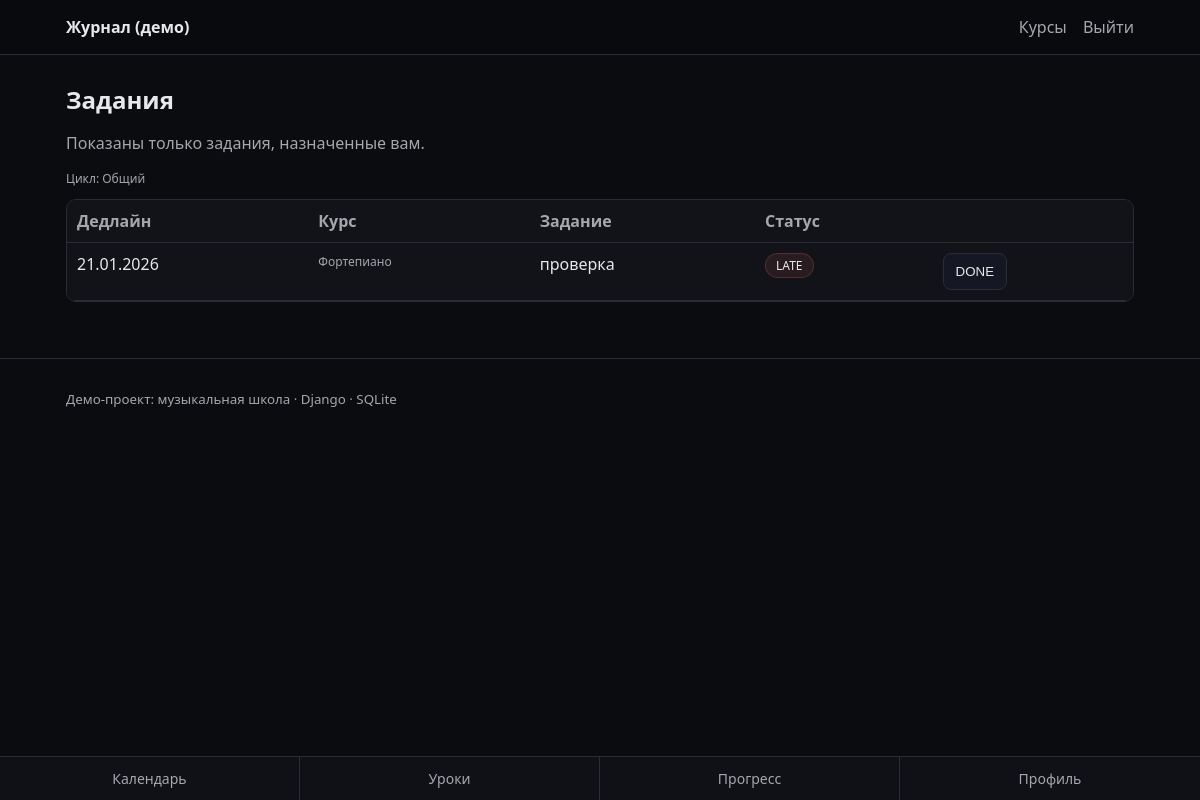
The page /assignments/ (signed in) on the database its author committed.
### apps/accounts/models.py (models this page shows, shortened)
class Profile(models.Model):
    class Role(models.TextChoices):
        ADMIN = "ADMIN", "Администратор"
        TEACHER = "TEACHER", "Преподаватель"
        STUDENT = "STUDENT", "Ученик"
        PARENT = "PARENT", "Родитель"
    class Cycle(models.TextChoices):
        GENERAL = "GENERAL", "Общий"
        BASIC = "BASIC", "Базовый"
        ACCELERATED = "ACCELERATED", "Ускоренный"
        EXTRA = "EXTRA", "Дополнительный"
    user = models.OneToOneField(settings.AUTH_USER_MODEL, on_delete=models.CASCADE, related_name="profile")
    role = models.CharField(max_length=16, choices=Role.choices)
    cycle = models.CharField(max_length=16, choices=Cycle.choices, default=Cycle.GENERAL)

### apps/homework/models.py (models this page shows, shortened)
class AssignmentTarget(models.Model):
    class Status(models.TextChoices):
        TODO = "TODO", "TODO"
        DONE = "DONE", "DONE"
    assignment = models.ForeignKey(Assignment, on_delete=models.CASCADE, related_name="targets")
    student = models.ForeignKey(settings.AUTH_USER_MODEL, on_delete=models.CASCADE, related_name="assignment_targets")
    status = models.CharField(max_length=10, choices=Status.choices, default=Status.TODO)
    student_comment = models.TextField(blank=True, default="")
    updated_at = models.DateTimeField(auto_now=True)
    class Meta:
        unique_together = ("assignment", "student")

class Assignment(models.Model):
    course = models.ForeignKey(Course, on_delete=models.CASCADE, related_name="assignments")
    title = models.CharField(max_length=200)
    description = models.TextField(blank=True, default="")
    due_date = models.DateField()
    created_by = models.ForeignKey(
        settings.AUTH_USER_MODEL,
        on_delete=models.CASCADE,
        related_name="created_assignments",
    )
    created_at = models.DateTimeField(auto_now_add=True)
    class Meta:
        ordering = ("due_date", "id")

### apps/school/models.py (models this page shows, shortened)
class Course(models.Model):
    name = models.CharField(max_length=200)
    course_type = models.ForeignKey(CourseType, on_delete=models.PROTECT, related_name="courses")
    teacher = models.ForeignKey(
        settings.AUTH_USER_MODEL,
        on_delete=models.SET_NULL,
        null=True,
        blank=True,
        related_name="teaching_courses",
    )

### apps/homework/views.py (the view, shortened to what this page needs)
# urls.py: path("assignments/", assignment_list, name="assignment_list"),
@login_required
def assignment_list(request):
    profile = request.user.profile
    cycle = request.GET.get("cycle") or ""
    if profile.role == Profile.Role.STUDENT:
        targets = (
            AssignmentTarget.objects.filter(student=request.user)
            .select_related("assignment", "assignment__course")
            .order_by("assignment__due_date", "assignment_id")
        )
        rows = []
        for t in targets:
            a = t.assignment
            rows.append({"target": t, "assignment": a, "status": _effective_status(a, t)})
        return render(request, "homework/assignment_list.html", {"mode": "STUDENT", "rows": rows, "student": request.user})

### apps/homework/views.py (called while the page is built)
def _effective_status(assignment: Assignment, target: AssignmentTarget | None) -> str:
    if target and target.status == AssignmentTarget.Status.DONE:
        return "DONE"
    if assignment.due_date < date.today():
        return "LATE"
    return "TODO"

### templates/homework/assignment_list.html (shortened to what this page needs)
{% extends "base.html" %}
{% block content %}
  <h1>Задания</h1>
  {% if mode == "TEACHER" %}
    <div style="display:flex; gap:12px; align-items:center; flex-wrap:wrap;">
      <p class="muted" style="margin:0;">Ваши созданные задания и число назначений.</p>
      <a class="btn" href="/assignments/create/">Создать задание</a>
    </div>
    <form method="get" class="form-row" style="margin: 12px 0;">
      <label class="muted small" for="cycle">Цикл учеников</label>
      <select id="cycle" name="cycle" class="input" onchange="this.form.submit()">
        <option value="">Все циклы</option>
        {% for value, label in cycle_options %}
          <option value="{{ value }}"{% if cycle == value %} selected{% endif %}>{{ label }}</option>
        {% endfor %}
      </select>
      <noscript><button class="btn" type="submit">Показать</button></noscript>
    </form>
    {% if not rows %}
      <p class="muted">Вы ещё не создавали задания.</p>
    {% else %}
      <div class="table-wrap">
        <table class="table">
          <thead>
            <tr>
              <th>Дедлайн</th>
              <th>Курс</th>
              <th>Задание</th>
              <th>Назначено</th>
            </tr>
          </thead>
          <tbody>
            {% for r in rows %}
              <tr>
                <td>{{ r.assignment.due_date|date:"d.m.Y" }}</td>
                <td class="muted small">{{ r.assignment.course.name }}</td>
                <td>
                  <div>{{ r.assignment.title }}</div>
                  {% if r.assignment.description %}
                    <div class="muted small">{{ r.assignment.description }}</div>
                  {% endif %}
                </td>
                <td><span class="tag">{{ r.count_targets }}</span></td>
              </tr>
            {% endfor %}
          </tbody>
        </table>
      </div>
      <p class="muted small">
        Оценки выставляются в “Прогресс” → курс → “Ввод оценок”. Домашние задания появляются там автоматически.
      </p>
    {% endif %}
  {% elif mode == "STUDENT" %}
    <p class="muted">Показаны только задания, назначенные вам.</p>
    <p class="muted small">Цикл: {{ student.profile.get_cycle_display }}</p>
    {% if not rows %}
      <p class="muted">Назначенных заданий пока нет.</p>
    {% else %}
      <div class="table-wrap">
        <table class="table">
          <thead>
            <tr>
              <th>Дедлайн</th>
              <th>Курс</th>
              <th>Задание</th>
              <th>Статус</th>
              <th></th>
            </tr>
          </thead>
          <tbody>
            {% for r in rows %}
              <tr>
                <td>{{ r.assignment.due_date|date:"d.m.Y" }}</td>
                <td class="muted small">{{ r.assignment.course.name }}</td>
                <td>
                  <div>{{ r.assignment.title }}</div>
                </td>
                <td>
                  <span class="badge badge-{{ r.status|lower }}">{{ r.status }}</span>
                </td>
                <td>
                  {% if r.target.status != "DONE" %}
                    <form method="post" action="/assignments/targets/{{ r.target.id }}/mark_done/">
                      <button class="btn" type="submit">DONE</button>
                    </form>
                  {% else %}
                    <span class="muted">—</span>
                  {% endif %}
                </td>
              </tr>
            {% endfor %}
          </tbody>
        </table>
      </div>
    {% endif %}
  {% else %}
    <p class="muted">Недоступно.</p>
  {% endif %}
{% endblock %}

### static/css/main.css (style rules this page uses)
:root { --bg: #0b0c10; --panel: #111318; --text: #e8e8ea; --muted: #a6a6ad; --border: #2a2d36; --accent: #6aa8ff; --error: #ff6a6a; --ok: #7dff9b; }
* { box-sizing: border-box; }
body { margin: 0; font-family: system-ui, -apple-system, Segoe UI, Roboto, Arial, sans-serif; background: var(--bg); color: var(--text); }
h1 { font-size: 24px; margin: 12px 0 16px; }
.btn { display: inline-block; padding: 10px 12px; border-radius: 8px; border: 1px solid var(--border); background: #151824; color: var(--text); cursor: pointer; }
.muted { color: var(--muted); }
.small { font-size: 12px; }
.table-wrap { overflow-x: auto; border: 1px solid var(--border); border-radius: 10px; }
.table { width: 100%; border-collapse: collapse; background: var(--panel); }
.table th, .table td { padding: 10px; border-bottom: 1px solid var(--border); vertical-align: top; }
.table th { text-align: left; color: var(--muted); font-weight: 600; }
body { padding-bottom: 64px; }
.badge { display: inline-block; padding: 3px 10px; border-radius: 999px; border: 1px solid var(--border); font-size: 12px; color: var(--text); }
.badge-late { background: rgba(255, 106, 106, 0.10); border-color: rgba(255, 106, 106, 0.22); }

### rows shown on the page
AssignmentTarget: assignment.due_date "21.01.2026", assignment.course.name "Фортепиано", assignment "проверка", status "LATE"

### other values the page prints
{{ student.profile.get_cycle_display }} "Общий"
